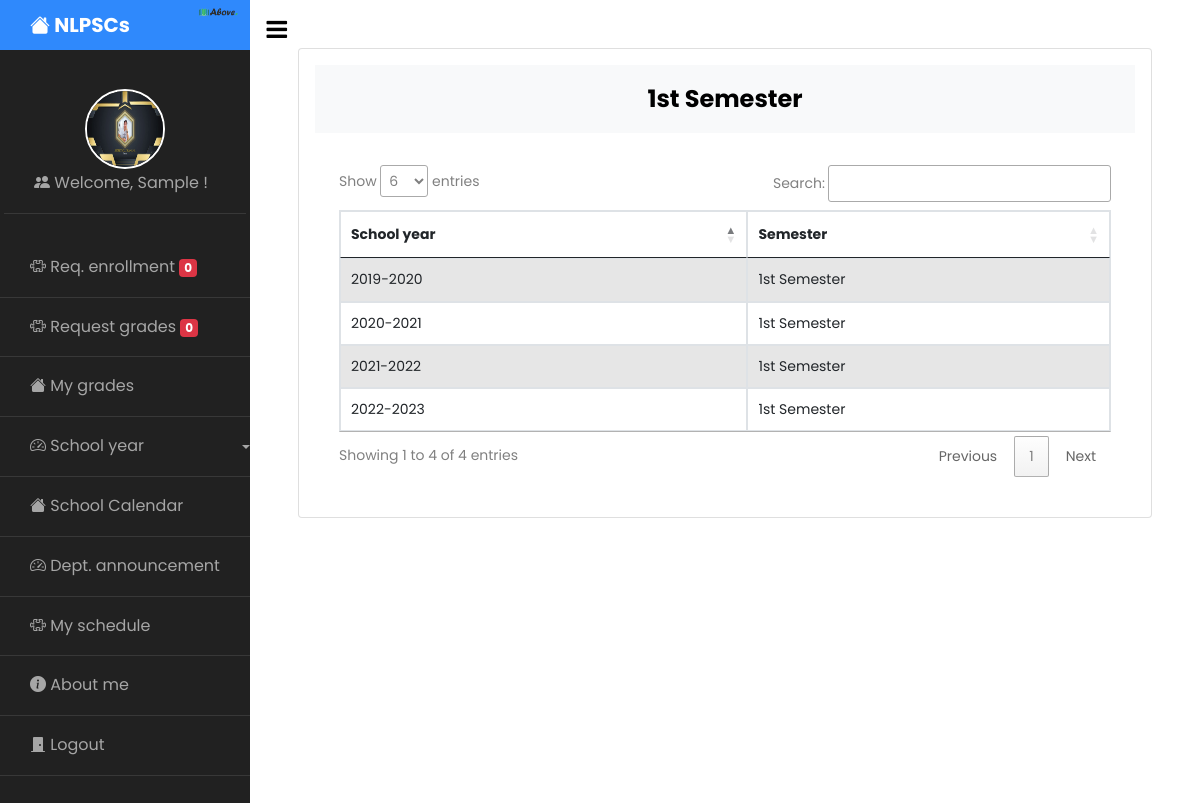
/student/1st_semester.php (signed in), run on the app's committed database.
### tables this page shows
CREATE TABLE `student` (
  `Id` int(11) NOT NULL,
  `id_no` varchar(255) DEFAULT NULL,
  `firstname` varchar(255) NOT NULL,
  `middlename` varchar(255) NOT NULL,
  `lastname` varchar(255) NOT NULL,
  `dob` varchar(255) NOT NULL,
  `age` varchar(255) NOT NULL,
  `email` varchar(255) NOT NULL,
  `contact` varchar(255) NOT NULL,
  `address` varchar(255) NOT NULL,
  `username` varchar(255) NOT NULL,
  `password` varchar(255) NOT NULL,
  `images` varchar(255) NOT NULL,
  `dept_id` int(11) NOT NULL,
  `year_level` int(255) NOT NULL,
  `status` varchar(255) NOT NULL DEFAULT 'Pending'
);

CREATE TABLE `semester` (
  `Id` int(11) NOT NULL,
  `Semester` varchar(255) NOT NULL,
  `school_id` int(11) NOT NULL
);

CREATE TABLE `schoolyear` (
  `Id` int(11) NOT NULL,
  `schoolyear` varchar(255) NOT NULL,
  `status` varchar(255) NOT NULL DEFAULT 'Inactive'
);

### student/1st_semester.php (the view, shortened to what this page needs)
<?php include 'sidebar.php'; ?>
     <div id="content" class="p-4 p-md-5 pt-5">
       <div class="card p-3">
         <h4 class="bg-light p-3" align="center"><strong>1st Semester</strong></h4>
   <div class="table-responsive p-4">
     <table class="table table-bordered table-striped table-hover table-responsive-sm table-responsive-md table-responsive-lg table-responsive-xl table-responsive-xxl" id="example">
       <thead>
         <tr>
           <th>School year</th>
           <th>Semester</th>
         </tr>
       </thead>
       <tbody>
         <?php
           $query ="SELECT * FROM semester JOIN schoolyear ON semester.school_id=schoolyear.Id WHERE Semester='1st Semester'";
           $sql = mysqli_query($conn,$query);
           while($row = mysqli_fetch_array($sql)) {
         ?>
         <tr>
             <td><?php echo $row["schoolyear"];?></td>
             <td><?php echo $row["Semester"];?></td>
         </tr>
           <?php
               }
           ?>
       </tbody>
     </table>
   </div>
     </div>
   </div>

### student/sidebar.php (shortened to what this page needs)
<?php
  include '../config.php';
  if(isset($_SESSION['student']) && isset($_SESSION['student_id'])) {
    $id = $_SESSION['student_id'];
    $student = mysqli_query($conn, "SELECT * FROM student WHERE Id='$id'");
    while($row = mysqli_fetch_array($student)) {
?>
<!doctype html>
<html lang="en">
  <head>
    <link rel="stylesheet" href="https://cdn.datatables.net/1.11.3/css/jquery.dataTables.min.css">
    <link href="https://cdn.jsdelivr.net/npm/bootstrap@5.0.2/dist/css/bootstrap.min.css" rel="stylesheet">
    <link rel="stylesheet" href="https://stackpath.bootstrapcdn.com/font-awesome/4.7.0/css/font-awesome.min.css">
		<link rel="stylesheet" href="https://stackpath.bootstrapcdn.com/font-awesome/4.7.0/css/font-awesome.min.css">
    <link rel="stylesheet" href="https://cdn.jsdelivr.net/npm/bootstrap-icons@1.8.1/font/bootstrap-icons.css">
		<link rel="stylesheet" href="../css/style.css">
  </head>
  <body>
		<div class="wrapper d-flex align-items-stretch">
      <nav id="sidebar">
        <div class="custom-menu">
          <button type="button" id="sidebarCollapse" class="btn btn-primary">
            <i class="fa fa-bars"></i>
          </button>
        </div>
        <h1><a href="dashboard.php" class="logo"><i class="bi bi-house-fill"></i> NLPSCs</a> <img src="../images/logo.png" alt="" width="40" style="position: absolute; right: 12px; top: 7px;"></h1>
         <div class="p-1 mb-1">
              <ul class="list-unstyled components">
                <li>
                  <a href="dashboard.php">
                    <img id="img" class="img-responsive" src="../images-students/<?php echo $row['images'];?>" alt="image">
                    <i class="bi bi-people-fill"></i> Welcome, <?php echo $row['firstname']; ?> !
                  </a>
                </li>
              </ul>
        </div>
        <ul class="list-unstyled components mb-5">
          <li>
            <?php
            $check = mysqli_query($conn, "SELECT student_Id from enrollment WHERE student_Id='$id' AND request_status='Pending'");
            $count = mysqli_num_rows($check);
            ?>
              <a type="button" data-bs-toggle="modal" data-bs-target="#enrollment"><i class="bi bi-puzzle"></i> Req. enrollment <span class="badge bg-danger"><?php echo $count; ?></span></a>
          </li>
          <li>
            <?php
            $check2 = mysqli_query($conn, "SELECT student_Id from request_grade WHERE student_Id='$id' AND request_grade_status='Pending'");
            $count2 = mysqli_num_rows($check2);
            ?>
              <a href="my_grades.php" data-bs-toggle="modal" data-bs-target="#grade"><i class="bi bi-puzzle"></i> Request grades <span class="badge bg-danger"><?php echo $count2; ?></span></a>
          </li>
          <li>
              <a href="my_grades.php"><i class="bi bi-house-fill"></i> My grades</a>
          </li>
          <li>
               <div class="dropdown">
              <a href="#" class="dropdown-toggle" type="button" id="dropdownMenuButton1" data-bs-toggle="dropdown" aria-expanded="false"><i class="bi bi-speedometer2"></i> School year</a>
            </div>
          </li>
          <li>
              <a href="schoolcalendar.php"><i class="bi bi-house-fill"></i> School Calendar</a>
          </li>
          <li>
              <a href="announcement.php"><i class="bi bi-speedometer2"></i> Dept. announcement</a>
          </li>
          <li>
              <a href="subject_schedule.php"><i class="bi bi-puzzle"></i> My schedule</a>
          </li>
          <li>
            <a href="about_me.php"><i class="bi bi-info-circle-fill"></i> About me</a>
          </li>
          <li>
            <a href="../logout.php"><i class="bi bi-door-closed-fill"></i> Logout</a>
          </li>
        </ul>
      </nav>
<?php } ?>
  </body>
</html>
<?php
    } else {
     header('Location: ./index.php');
    }
?>

### student/sidebar.php (style rules this page uses)
#img { height: 80px; width: 80px; border-radius: 50%; margin-right: auto; margin-left: auto; display: block; border: 2px solid white; }

### data on the page
student: images (picture), firstname "Sample", count "0", count2 "0"
semester: schoolyear.schoolyear "2022-2023", Semester "1st Semester"
semester: schoolyear.schoolyear "2019-2020", Semester "1st Semester"
semester: schoolyear.schoolyear "2020-2021", Semester "1st Semester"
semester: schoolyear.schoolyear "2021-2022", Semester "1st Semester"
